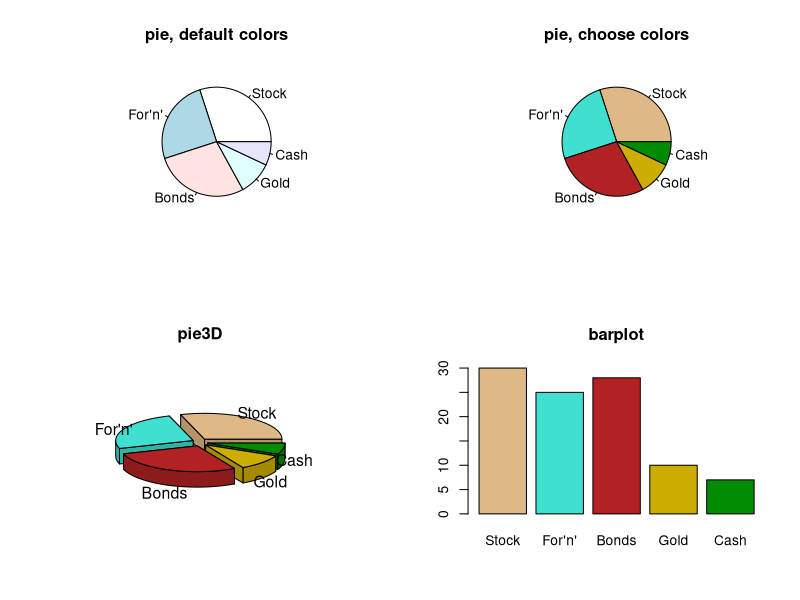
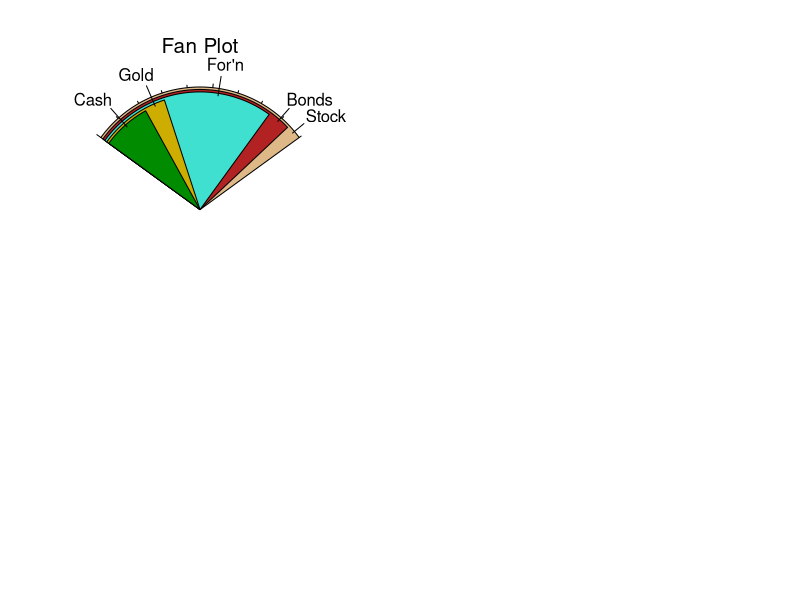

Recreate these plots in R, in order.
# Script for Figure 10-1
par(mfrow = c(2,2))

allocation = c(30,25,28,10,7)  # investment allocations

# sector & sectcol will be reused; we won't have to retype them
sector = c("Stock","For'n'","Bonds",
           "Gold","Cash") # names fit page
sectcol = c("burlywood","turquoise","firebrick",
            "gold3","green4")

# Figure 10-1 top left
pie(allocation, labels = sector, main = "pie, default colors")

# Figure 10-1  top right
pie(allocation, labels = sector, col = sectcol,
  main = "pie, choose colors")

# Figure 10-1 bottom left
install.packages("plotrix", dependencies = TRUE)
library(plotrix) # must have first installed plotrix
pie3D(allocation, labels = sector, col = sectcol, explode = .1,
  labelcex = .95, labelrad = 1.3, main = "pie3D")
# explode separates pieces/labelrad pushes labels away from edge

# Figure 10-1 bottom right
barplot(allocation, names.arg = sector, col = sectcol,
  main = "barplot")

# Figure 10-2
library(plotrix)
allocation = c(30,25,28,10,7)  # investment allocations
# sector & sectcol will be reused; we won't have to retype them
sector = c("Stock","For'n","Bonds","Gold","Cash")
sectcol = c("burlywood","turquoise","firebrick","gold3",
  "green4")

fan.plot(allocation, labels = sector, col = sectcol,
  ticks = 30, main = "Fan Plot")
